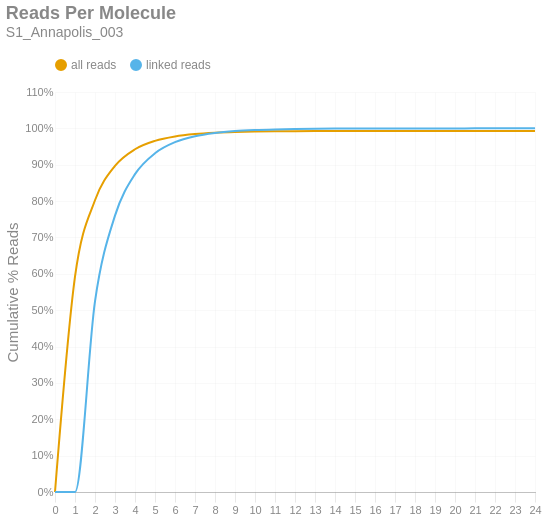

Notebook code for this chart:
### Markdown cell above
### Reads per Molecule
This chart shows the cumulative distribution of the number of reads per linked molecule. That is, how many alignments are associated with a unique molecule. This excludes the number of reads associated with invalid or absent linked-read barcodes. The `linked` histogram is the percentages recalculated when disregarding singletons.

### Code cell
if SKIPLR:
    print_html(f"Skipped")
else:
    counts = np.bincount(valids['reads'].cast(pl.Int64).to_numpy())
    weighted = counts * np.arange(len(counts))
    all_perc = weighted / n_reads
    linked_perc = weighted / n_linked_reads
    linked_perc[1] = 0
    binned_df = pl.DataFrame({
        'readsper': list(range(len(counts))),
        'all reads (cumsum)': np.cumsum(all_perc).tolist(),
        'linked reads (cumsum)': np.cumsum(linked_perc).tolist(),
    })

    with SafeRender(binned_df):
        (
            density_plot(binned_df, 'Reads Per Molecule', samplename, 'readspmol')
            .encode(
                x=alt.X('readsper:O', title=None).axis(labelAngle=0).scale(padding=0),
                y=alt.Y('value:Q', title='Cumulative % Reads').axis(format='%').stack(False),
                color=alt.Color("key:N").scale(domain=["all reads", "linked reads"]),
                tooltip=[
                    alt.Tooltip("key:N", title="Data Type"),
                    alt.Tooltip("readsper:O", title="Reads Per Molecule"),
                    alt.Tooltip("value:Q", format=".2%", title="% Reads (Cum.)")
                ]            
            )
        ).display()

### Figure 1 — Vega-Lite specification as saved in the notebook (floating-point values rounded to 4 significant figures)
{"width": "container", "height": 400, "config": {"title": {"anchor": "start", "dy": -15, "fontSize": 18, "color": "#888888", "subtitleColor": "#888888", "subtitleFontSize": 14}, "arc": {"fill": "#0072B2"}, "axis": {"domainColor": "#888888", "domainWidth": 0.5, "gridWidth": 0.2, "grid": false, "titleFontWeight": 400, "titleFontSize": 15, "labelFontSize": 11, "labelColor": "#888888", "tickColor": "#888888", "tickWidth": 0.2, "titleColor": "#888888"}, "axisBand": {"grid": false}, "axisX": {"grid": true, "tickSize": 10, "domainCap": "round"}, "axisY": {"domain": false, "grid": true, "tickSize": 0, "domainCap": "round"}, "background": "transparent", "header": {"labelFontSize": 15, "labelColor": "#888888", "titleFontSize": 15, "titleFontWeight": 600, "titleColor": "#888888"}, "legend": {"labelFont": "sans-serif", "labelFontSize": 12, "labelColor": "#888888", "symbolSize": 100, "symbolType": "circle", "titleFontSize": 12, "titlePadding": 10, "titleColor": "#888888", "title": null, "orient": "top"}, "range": {"category": ["#E69F00", "#56B4E9", "#009E73", "#F0E442", "#0072B2", "#D55E00", "#CC79A7", "#000000"], "diverging": ["#cfe8f3", "#a2d4ec", "#73bfe2", "#46abdb", "#1696d2", "#12719e"]}, "area": {"fill": "#0072B2", "fillOpacity": 0.7, "line": true, "strokeOpacity": 0.7}, "line": {"color": "#0072B2", "stroke": "#0072B2", "strokeWidth": 2}, "trail": {"color": "#0072B2", "stroke": "#0072B2", "strokeWidth": 0, "size": 1}, "point": {"filled": true, "fillOpacity": 1.0, "size": 95}, "text": {"color": "#888888", "fontSize": 11, "align": "right", "fontWeight": 400, "size": 11}, "bar": {"fill": "#0072B2", "stroke": null}, "view": {"stroke": null, "continuousWidth": 660, "continuousHeight": 400}}, "data": {"name": "data-34ae5635b33ec5254073c4c9deb78f7f"}, "mark": {"type": "line", "interpolate": "monotone", "point": {"opacity": 0, "size": 275}}, "encoding": {"color": {"field": "key", "scale": {"domain": ["all reads", "linked reads"]}, "type": "nominal"}, "tooltip": [{"field": "key", "title": "Data Type", "type": "nominal"}, {"field": "readsper", "title": "Reads Per Molecule", "type": "ordinal"}, {"field": "value", "format": ".2%", "title": "% Reads (Cum.)", "type": "quantitative"}], "x": {"axis": {"labelAngle": 0}, "field": "readsper", "scale": {"padding": 0}, "title": null, "type": "ordinal"}, "y": {"axis": {"format": "%"}, "field": "value", "stack": false, "title": "Cumulative % Reads", "type": "quantitative"}}, "params": [{"name": "param_c36ac31b6afebe62", "select": {"type": "point", "fields": ["key"]}, "bind": "legend"}], "title": {"text": "Reads Per Molecule", "subtitle": "S1_Annapolis_003"}, "transform": [{"fold": ["all reads (cumsum)", "linked reads (cumsum)"]}, {"calculate": "replace(datum.key, ' (cumsum)', '')", "as": "key"}, {"filter": {"param": "param_c36ac31b6afebe62"}}], "usermeta": {"embedOptions": {"downloadFileName": "S1_Annapolis_003.readspmol"}}, "$schema": "https://vega.github.io/schema/vega-lite/v6.1.0.json", "datasets": {"data-34ae5635b33ec5254073c4c9deb78f7f": [{"readsper": 0, "all reads (cumsum)": 0.0, "linked reads (cumsum)": 0.0}, {"readsper": 1, "all reads (cumsum)": 0.592, "linked reads (cumsum)": 0.0}, {"readsper": 2, "all reads (cumsum)": 0.8022, "linked reads (cumsum)": 0.5242}, {"readsper": 3, "all reads (cumsum)": 0.8968, "linked reads (cumsum)": 0.7599}, {"readsper": 4, "all reads (cumsum)": 0.9425, "linked reads (cumsum)": 0.8741}, {"readsper": 5, "all reads (cumsum)": 0.9656, "linked reads (cumsum)": 0.9316}, {"readsper": 6, "all reads (cumsum)": 0.9778, "linked reads (cumsum)": 0.962}, {"readsper": 7, "all reads (cumsum)": 0.9843, "linked reads (cumsum)": 0.9783}, {"readsper": 8, "all reads (cumsum)": 0.988, "linked reads (cumsum)": 0.9873}, {"readsper": 9, "all reads (cumsum)": 0.9901, "linked reads (cumsum)": 0.9926}, {"readsper": 10, "all reads (cumsum)": 0.9912, "linked reads (cumsum)": 0.9955}, {"readsper": 11, "all reads (cumsum)": 0.9919, "linked reads (cumsum)": 0.9972}, {"readsper": 12, "all reads (cumsum)": 0.9924, "linked reads (cumsum)": 0.9983}, {"readsper": 13, "all reads (cumsum)": 0.9926, "linked reads (cumsum)": 0.9989}, {"readsper": 14, "all reads (cumsum)": 0.9928, "linked reads (cumsum)": 0.9993}, {"readsper": 15, "all reads (cumsum)": 0.9929, "linked reads (cumsum)": 0.9996}, {"readsper": 16, "all reads (cumsum)": 0.993, "linked reads (cumsum)": 0.9997}, {"readsper": 17, "all reads (cumsum)": 0.993, "linked reads (cumsum)": 0.9998}, {"readsper": 18, "all reads (cumsum)": 0.993, "linked reads (cumsum)": 0.9999}, {"readsper": 19, "all reads (cumsum)": 0.993, "linked reads (cumsum)": 0.9999}, {"readsper": 20, "all reads (cumsum)": 0.993, "linked reads (cumsum)": 0.9999}, {"readsper": 21, "all reads (cumsum)": 0.993, "linked reads (cumsum)": 1.0}, {"readsper": 22, "all reads (cumsum)": 0.993, "linked reads (cumsum)": 1.0}, {"readsper": 23, "all reads (cumsum)": 0.9931, "linked reads (cumsum)": 1.0}, {"readsper": 24, "all reads (cumsum)": 0.9931, "linked reads (cumsum)": 1.0}]}}
